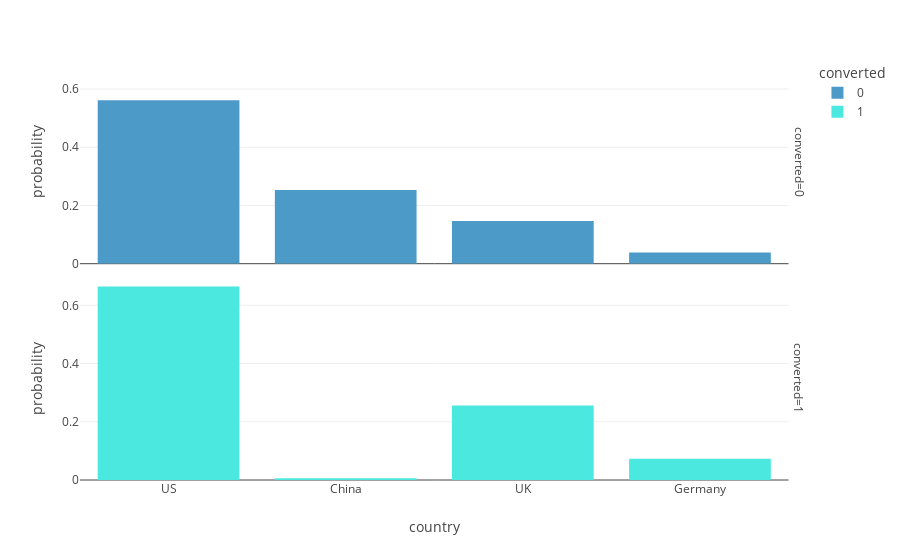
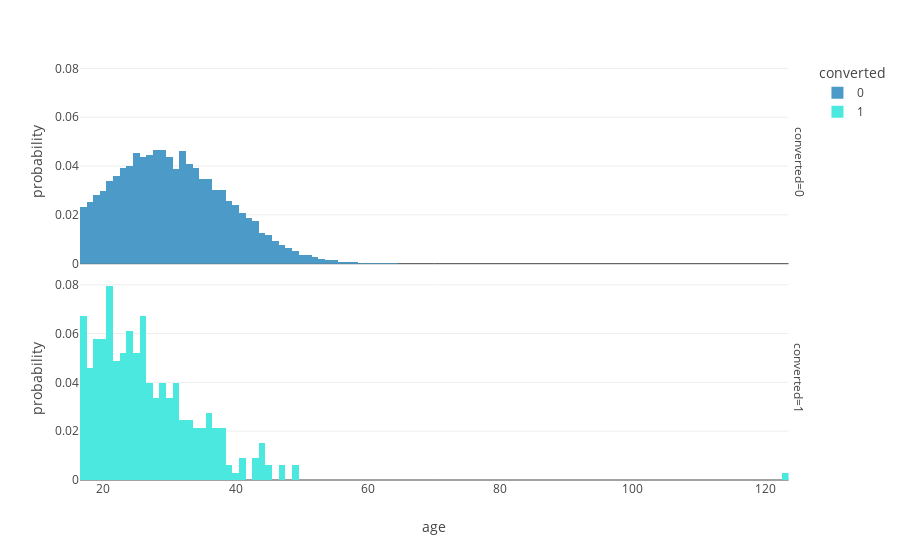
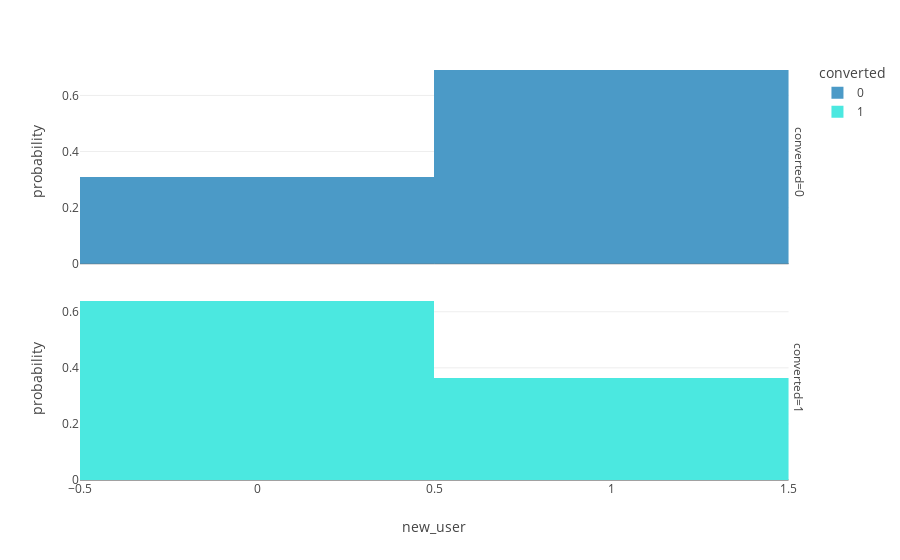
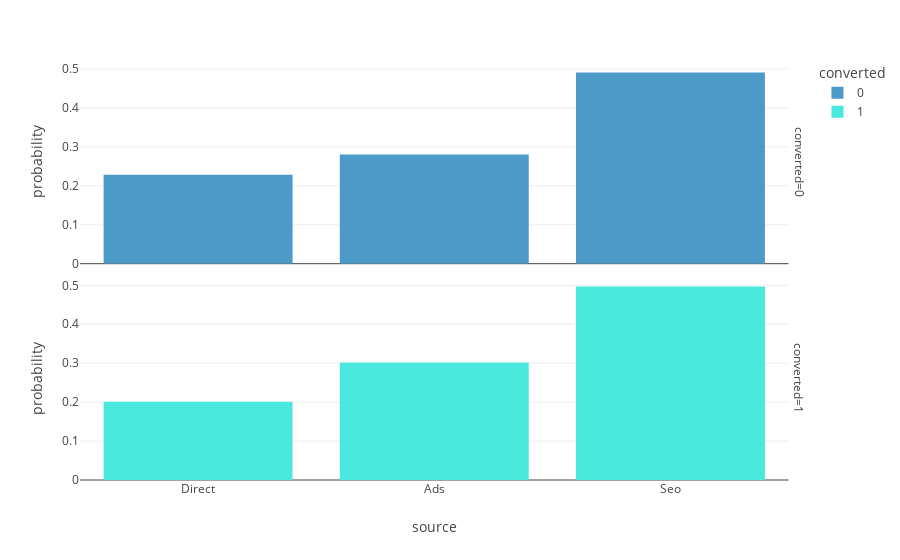

Notebook code for these charts, in order:
### Code cell
# Univariate analysis
# Distribution of each variable
num_features = data_sample.columns[:-1]
for f in num_features:
    fig = px.histogram(data_sample, f, color = 'converted', facet_row = 'converted', histnorm = 'probability')
    fig.show()

### Figure 1 — Plotly figure (JSON) as saved in the notebook; plotly's stock layout.template omitted (floating-point values rounded to 4 significant figures; data arrays with more than 128 entries replaced by an {"elided": "..."} marker saying what was removed)
{"data": [{"alignmentgroup": "True", "bingroup": "x", "histnorm": "probability", "hovertemplate": "converted=0<br>country=%{x}<br>probability=%{y}<extra></extra>", "legendgroup": "0", "marker": {"color": "#4B9AC7", "pattern": {"shape": ""}}, "name": "0", "offsetgroup": "0", "orientation": "v", "showlegend": true, "type": "histogram", "x": {"elided": "9672 str values"}, "xaxis": "x2", "yaxis": "y2"}, {"alignmentgroup": "True", "bingroup": "x", "histnorm": "probability", "hovertemplate": "converted=1<br>country=%{x}<br>probability=%{y}<extra></extra>", "legendgroup": "1", "marker": {"color": "#4BE8E0", "pattern": {"shape": ""}}, "name": "1", "offsetgroup": "1", "orientation": "v", "showlegend": true, "type": "histogram", "x": {"elided": "328 str values"}, "xaxis": "x", "yaxis": "y"}], "layout": {"annotations": [{"font": {}, "showarrow": false, "text": "converted=1", "textangle": 90, "x": 0.98, "xanchor": "left", "xref": "paper", "y": 0.2425, "yanchor": "middle", "yref": "paper"}, {"font": {}, "showarrow": false, "text": "converted=0", "textangle": 90, "x": 0.98, "xanchor": "left", "xref": "paper", "y": 0.7575, "yanchor": "middle", "yref": "paper"}], "barmode": "relative", "legend": {"title": {"text": "converted"}, "tracegroupgap": 0}, "margin": {"t": 60}, "xaxis": {"anchor": "y", "domain": [0, 0.98], "title": {"text": "country"}}, "xaxis2": {"anchor": "y2", "domain": [0, 0.98], "matches": "x", "showticklabels": false}, "yaxis": {"anchor": "x", "domain": [0, 0.485], "title": {"text": "probability"}}, "yaxis2": {"anchor": "x2", "domain": [0.515, 1], "matches": "y", "title": {"text": "probability"}}}}

### Figure 2 — Plotly figure (JSON) as saved in the notebook; plotly's stock layout.template omitted (floating-point values rounded to 4 significant figures; data arrays with more than 128 entries replaced by an {"elided": "..."} marker saying what was removed)
{"data": [{"alignmentgroup": "True", "bingroup": "x", "histnorm": "probability", "hovertemplate": "converted=0<br>age=%{x}<br>probability=%{y}<extra></extra>", "legendgroup": "0", "marker": {"color": "#4B9AC7", "pattern": {"shape": ""}}, "name": "0", "offsetgroup": "0", "orientation": "v", "showlegend": true, "type": "histogram", "x": {"elided": "9672 int values"}, "xaxis": "x2", "yaxis": "y2"}, {"alignmentgroup": "True", "bingroup": "x", "histnorm": "probability", "hovertemplate": "converted=1<br>age=%{x}<br>probability=%{y}<extra></extra>", "legendgroup": "1", "marker": {"color": "#4BE8E0", "pattern": {"shape": ""}}, "name": "1", "offsetgroup": "1", "orientation": "v", "showlegend": true, "type": "histogram", "x": {"elided": "328 int values"}, "xaxis": "x", "yaxis": "y"}], "layout": {"annotations": [{"font": {}, "showarrow": false, "text": "converted=1", "textangle": 90, "x": 0.98, "xanchor": "left", "xref": "paper", "y": 0.2425, "yanchor": "middle", "yref": "paper"}, {"font": {}, "showarrow": false, "text": "converted=0", "textangle": 90, "x": 0.98, "xanchor": "left", "xref": "paper", "y": 0.7575, "yanchor": "middle", "yref": "paper"}], "barmode": "relative", "legend": {"title": {"text": "converted"}, "tracegroupgap": 0}, "margin": {"t": 60}, "xaxis": {"anchor": "y", "domain": [0, 0.98], "title": {"text": "age"}}, "xaxis2": {"anchor": "y2", "domain": [0, 0.98], "matches": "x", "showticklabels": false}, "yaxis": {"anchor": "x", "domain": [0, 0.485], "title": {"text": "probability"}}, "yaxis2": {"anchor": "x2", "domain": [0.515, 1], "matches": "y", "title": {"text": "probability"}}}}

### Figure 3 — Plotly figure (JSON) as saved in the notebook; plotly's stock layout.template omitted (floating-point values rounded to 4 significant figures; data arrays with more than 128 entries replaced by an {"elided": "..."} marker saying what was removed)
{"data": [{"alignmentgroup": "True", "bingroup": "x", "histnorm": "probability", "hovertemplate": "converted=0<br>new_user=%{x}<br>probability=%{y}<extra></extra>", "legendgroup": "0", "marker": {"color": "#4B9AC7", "pattern": {"shape": ""}}, "name": "0", "offsetgroup": "0", "orientation": "v", "showlegend": true, "type": "histogram", "x": {"elided": "9672 int values"}, "xaxis": "x2", "yaxis": "y2"}, {"alignmentgroup": "True", "bingroup": "x", "histnorm": "probability", "hovertemplate": "converted=1<br>new_user=%{x}<br>probability=%{y}<extra></extra>", "legendgroup": "1", "marker": {"color": "#4BE8E0", "pattern": {"shape": ""}}, "name": "1", "offsetgroup": "1", "orientation": "v", "showlegend": true, "type": "histogram", "x": {"elided": "328 int values"}, "xaxis": "x", "yaxis": "y"}], "layout": {"annotations": [{"font": {}, "showarrow": false, "text": "converted=1", "textangle": 90, "x": 0.98, "xanchor": "left", "xref": "paper", "y": 0.2425, "yanchor": "middle", "yref": "paper"}, {"font": {}, "showarrow": false, "text": "converted=0", "textangle": 90, "x": 0.98, "xanchor": "left", "xref": "paper", "y": 0.7575, "yanchor": "middle", "yref": "paper"}], "barmode": "relative", "legend": {"title": {"text": "converted"}, "tracegroupgap": 0}, "margin": {"t": 60}, "xaxis": {"anchor": "y", "domain": [0, 0.98], "title": {"text": "new_user"}}, "xaxis2": {"anchor": "y2", "domain": [0, 0.98], "matches": "x", "showticklabels": false}, "yaxis": {"anchor": "x", "domain": [0, 0.485], "title": {"text": "probability"}}, "yaxis2": {"anchor": "x2", "domain": [0.515, 1], "matches": "y", "title": {"text": "probability"}}}}

### Figure 4 — Plotly figure (JSON) as saved in the notebook; plotly's stock layout.template omitted (floating-point values rounded to 4 significant figures; data arrays with more than 128 entries replaced by an {"elided": "..."} marker saying what was removed)
{"data": [{"alignmentgroup": "True", "bingroup": "x", "histnorm": "probability", "hovertemplate": "converted=0<br>source=%{x}<br>probability=%{y}<extra></extra>", "legendgroup": "0", "marker": {"color": "#4B9AC7", "pattern": {"shape": ""}}, "name": "0", "offsetgroup": "0", "orientation": "v", "showlegend": true, "type": "histogram", "x": {"elided": "9672 str values"}, "xaxis": "x2", "yaxis": "y2"}, {"alignmentgroup": "True", "bingroup": "x", "histnorm": "probability", "hovertemplate": "converted=1<br>source=%{x}<br>probability=%{y}<extra></extra>", "legendgroup": "1", "marker": {"color": "#4BE8E0", "pattern": {"shape": ""}}, "name": "1", "offsetgroup": "1", "orientation": "v", "showlegend": true, "type": "histogram", "x": {"elided": "328 str values"}, "xaxis": "x", "yaxis": "y"}], "layout": {"annotations": [{"font": {}, "showarrow": false, "text": "converted=1", "textangle": 90, "x": 0.98, "xanchor": "left", "xref": "paper", "y": 0.2425, "yanchor": "middle", "yref": "paper"}, {"font": {}, "showarrow": false, "text": "converted=0", "textangle": 90, "x": 0.98, "xanchor": "left", "xref": "paper", "y": 0.7575, "yanchor": "middle", "yref": "paper"}], "barmode": "relative", "legend": {"title": {"text": "converted"}, "tracegroupgap": 0}, "margin": {"t": 60}, "xaxis": {"anchor": "y", "domain": [0, 0.98], "title": {"text": "source"}}, "xaxis2": {"anchor": "y2", "domain": [0, 0.98], "matches": "x", "showticklabels": false}, "yaxis": {"anchor": "x", "domain": [0, 0.485], "title": {"text": "probability"}}, "yaxis2": {"anchor": "x2", "domain": [0.515, 1], "matches": "y", "title": {"text": "probability"}}}}
